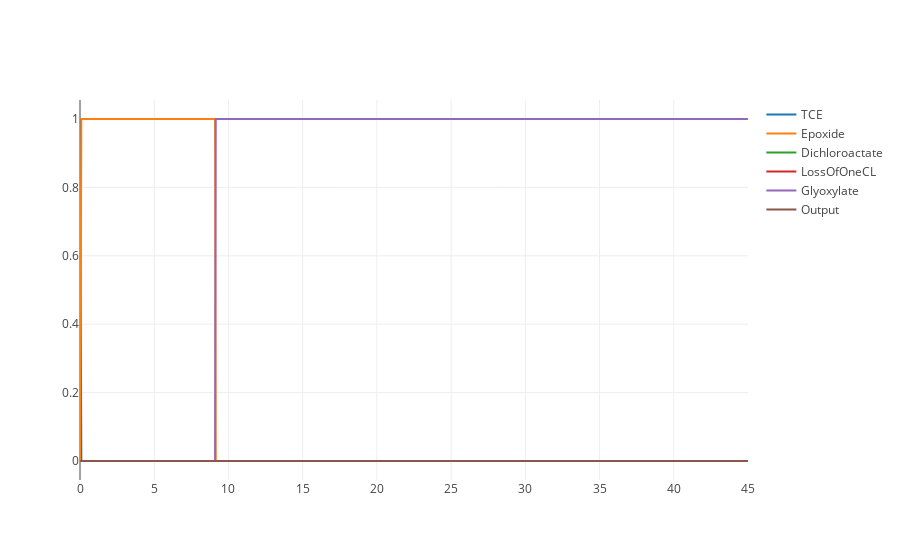

The cell this chart's notebook holds for it:
### Code cell
model.reset()
result = model.gillespie (0, 45, 1000, ['time', 'TCE', 'Epoxide', 'Dichloroactate', 'LossOfOneCL', 'Glyoxylate', 'Output' ])
model.plot(result)

### Figure 1 — Plotly figure (JSON) as saved in the notebook; plotly's stock layout.template omitted (floating-point values rounded to 4 significant figures; data arrays with more than 128 entries replaced by an {"elided": "..."} marker saying what was removed)
{"data": [{"mode": "lines", "name": "TCE", "type": "scatter", "x": {"elided": "1000 float values"}, "y": {"elided": "1000 int values"}}, {"mode": "lines", "name": "Epoxide", "type": "scatter", "x": {"elided": "1000 float values"}, "y": {"elided": "1000 int values"}}, {"mode": "lines", "name": "Dichloroactate", "type": "scatter", "x": {"elided": "1000 float values"}, "y": {"elided": "1000 int values"}}, {"mode": "lines", "name": "LossOfOneCL", "type": "scatter", "x": {"elided": "1000 float values"}, "y": {"elided": "1000 int values"}}, {"mode": "lines", "name": "Glyoxylate", "type": "scatter", "x": {"elided": "1000 float values"}, "y": {"elided": "1000 int values"}}, {"mode": "lines", "name": "Output", "type": "scatter", "x": {"elided": "1000 float values"}, "y": {"elided": "1000 int values"}}], "layout": {}}
